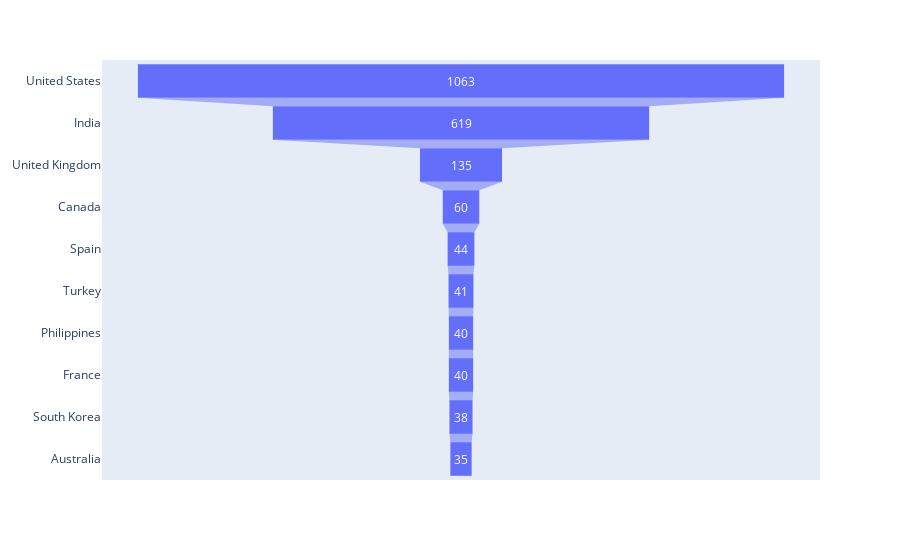

Source (notebook cell):
### Code cell
data = dict(
    number=[1063,619,135,60,44,41,40,40,38,35],
    country=["United States", "India", "United Kingdom", "Canada", "Spain",'Turkey','Philippines','France','South Korea','Australia'])
fig = px.funnel(data, x='number', y='country')
fig.show()

### Figure 1 — Plotly figure (JSON) as saved in the notebook; plotly's stock layout.template omitted (floating-point values rounded to 4 significant figures)
{"data": [{"hovertemplate": "number=%{x}<br>country=%{y}<extra></extra>", "legendgroup": "", "marker": {"color": "#636efa"}, "name": "", "orientation": "h", "showlegend": false, "type": "funnel", "x": [1063, 619, 135, 60, 44, 41, 40, 40, 38, 35], "xaxis": "x", "y": ["United States", "India", "United Kingdom", "Canada", "Spain", "Turkey", "Philippines", "France", "South Korea", "Australia"], "yaxis": "y"}], "layout": {"legend": {"tracegroupgap": 0}, "margin": {"t": 60}, "xaxis": {"anchor": "y", "domain": [0, 1]}, "yaxis": {"anchor": "x", "domain": [0, 1]}}}
